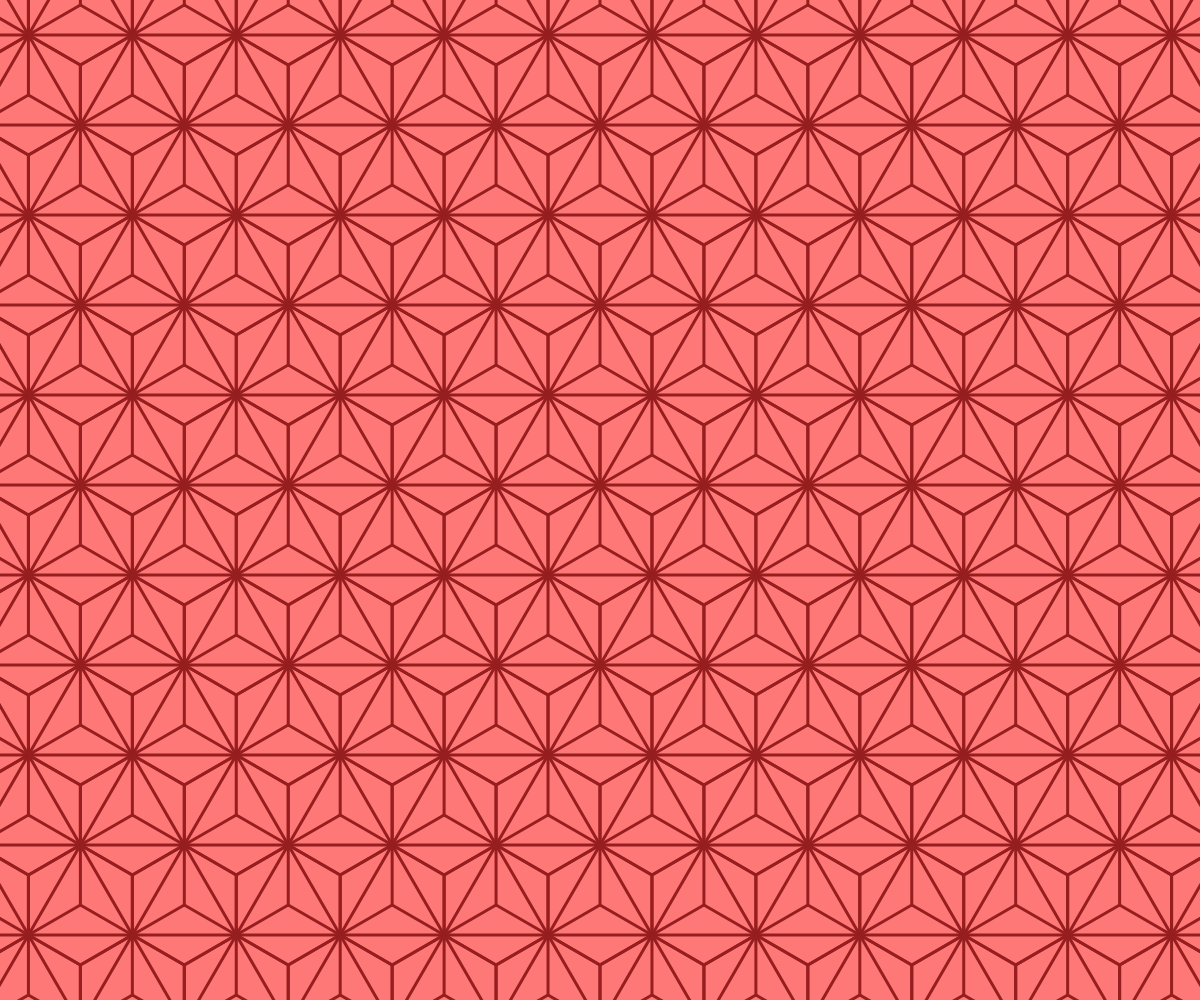
Frame 1 (no input)
Frame 2 (the mouse pressed at the canvas centre, redrawn once): identical to frame 1, image omitted

The p5.js sketch that drew this single still picture (run headless with seeded random() and noise() and a simulated clock; the mouse was pressed at the canvas centre and the sketch redrawn once):

// p5.js sketch
// ── sketch.js
"use strict";
//==========
// p5.js

function setup(){
	createCanvas(windowWidth, windowHeight);
	noLoop();
	colorMode(RGB);
	angleMode(DEGREES);

	stroke(150, 30, 30);
	strokeWeight(3);
	noFill();
}

function draw(){
	background(255, 120, 120);

	let s = 60;
	let pX = cos(30) * s * 2;
	let pY = sin(30) * s + s;
	let rows = floor(height / pY) + 2;
	let cols = floor(width / pX) + 2;
	let sX = width / 2 - cols * pX / 2;
	let sY = height / 2 - rows * pY / 2;

	for(let r=0; r<rows; r++){
		for(let c=0; c<cols; c++){
			let x = sX + pX * c;
			let y = sY + pY * r;
			if(r%2!=0) x += pX / 2;
			drawSymbol(x, y, s);
		}
	}
}

function drawSymbol(cX, cY, s){
	// Pentagon
	beginShape();
	let a = 360 / 6;
	for(let i=0; i<6; i++){
		let x = cX + cos(i*a+30) * s;
		let y = cY + sin(i*a+30) * s;
		vertex(x, y);
	}
	endShape(CLOSE);

	// Triangle
	beginShape();
	let b = 360 / 3;
	for(let i=0; i<3; i++){
		let x = cX + cos(i*b-90) * s;
		let y = cY + sin(i*b-90) * s;
		vertex(x, y);
	}
	endShape(CLOSE);

	// Line
	for(let i=0; i<3; i++){
		let x = cX + cos(i*b-90) * s;
		let y = cY + sin(i*b-90) * s;
		line(cX, cY, x, y);
	}
}
